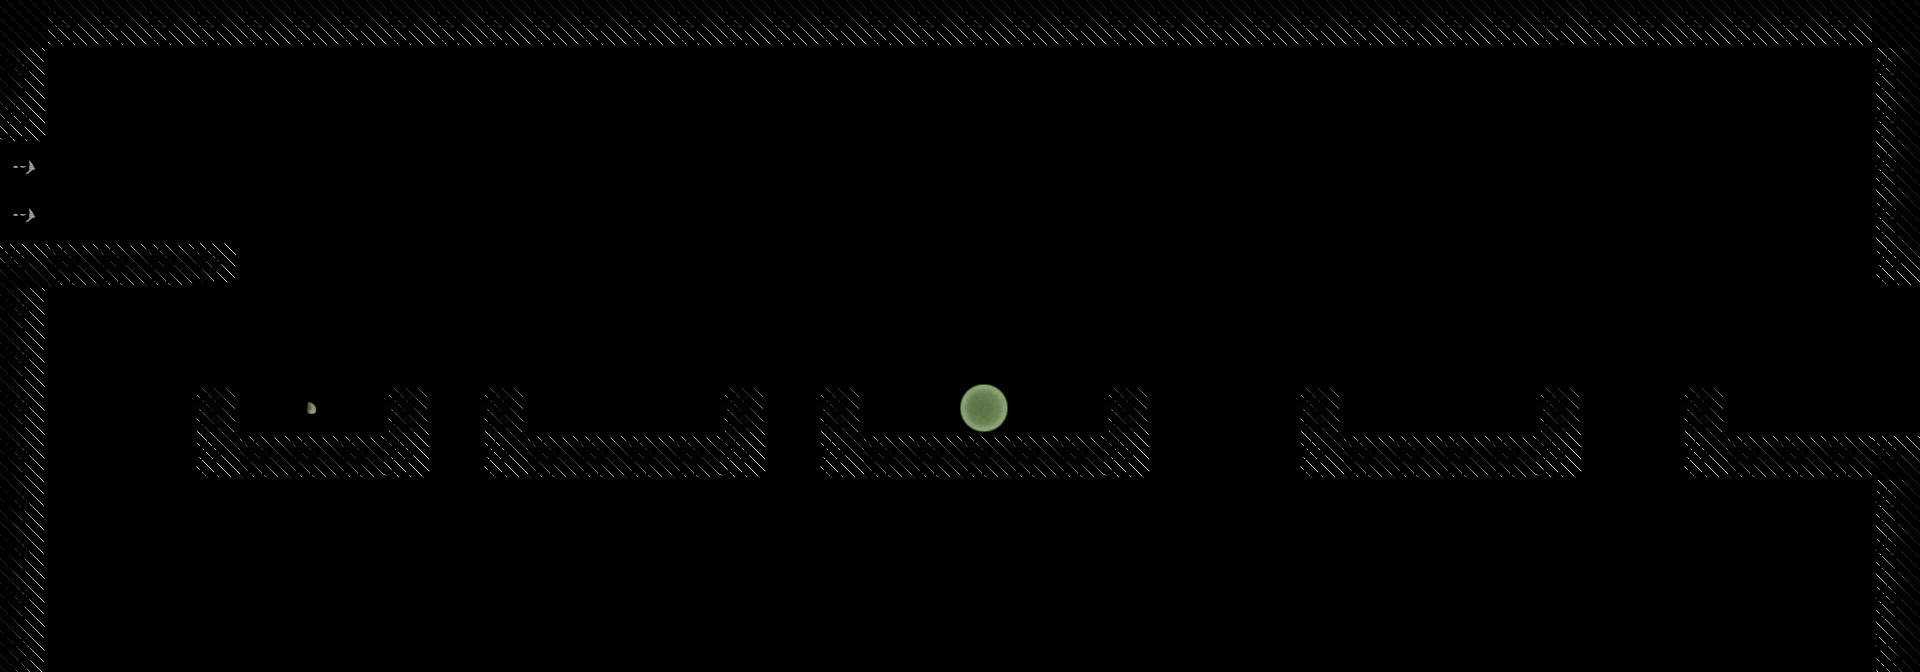

This is a level from a 2D game, rendered from its Tiled map with the project's own tilesets. A one-line summary and the map file follow, with tile-layer data summarised:
An orthogonal 40x14 tile map with 48x48 px tiles, 2 tile layers (Tiles, Objects), 2 tilesets and 2 objects.

<map version="1.0" orientation="orthogonal" width="40" height="14" tilewidth="48" tileheight="48">
 <tileset firstgid="1" name="objects" tilewidth="48" tileheight="48">
  <image source="img/tiles/objects.png" width="192" height="192" />
  <tile id="0">
   <properties>
    <property name="components" value="Player" />
    <property name="object" value="" />
   </properties>
  </tile>
  <tile id="1">
   <properties>
    <property name="components" value="Finish" />
    <property name="object" value="" />
   </properties>
  </tile>
  <tile id="2">
   <properties>
    <property name="components" value="Dead" />
    <property name="object" value="" />
   </properties>
  </tile>
  <tile id="3">
   <properties>
    <property name="components" value="Wall" />
    <property name="object" value="" />
   </properties>
  </tile>
  <tile id="4">
   <properties>
    <property name="components" value="CellNormal" />
    <property name="object" value="" />
   </properties>
  </tile>
  <tile id="5">
   <properties>
    <property name="components" value="CellJump" />
    <property name="object" value="" />
   </properties>
  </tile>
  <tile id="8">
   <properties>
    <property name="components" value="CellNormal" />
    <property name="object" value="" />
   </properties>
  </tile>
 </tileset>
 <tileset firstgid="17" name="standard" tilewidth="48" tileheight="48">
  <image source="img/tiles/standard.png" width="384" height="384" />
  <tile id="13">
   <properties>
    <property name="components" value="Finish" />
   </properties>
  </tile>
  <tile id="14">
   <properties>
    <property name="components" value="Finish" />
   </properties>
  </tile>
  <tile id="21">
   <properties>
    <property name="components" value="Finish" />
   </properties>
  </tile>
 </tileset>
 <layer name="Tiles" width="40" height="14">
  <data>[560 cells, 107 non-empty, 15 distinct tile ids]</data>
 </layer>
 <layer name="Objects" width="40" height="14">
  <data>[560 cells, 145 non-empty, 5 distinct tile ids]</data>
 </layer>
 <objectgroup name="Calque d'objets 1" width="40" height="14">
  <object x="790" y="227" width="189" height="244">
   <properties>
    <property name="components" value="IngameMessage" />
    <property name="image" value="MERGE" />
    <property name="text" value="Another cell. Let's see what happens?" />
   </properties>
  </object>
  <object x="1335" y="255" width="189" height="244">
   <properties>
    <property name="components" value="IngameMessage" />
    <property name="text" value="Bigger jumps?! Whoa!" />
   </properties>
  </object>
 </objectgroup>
</map>
